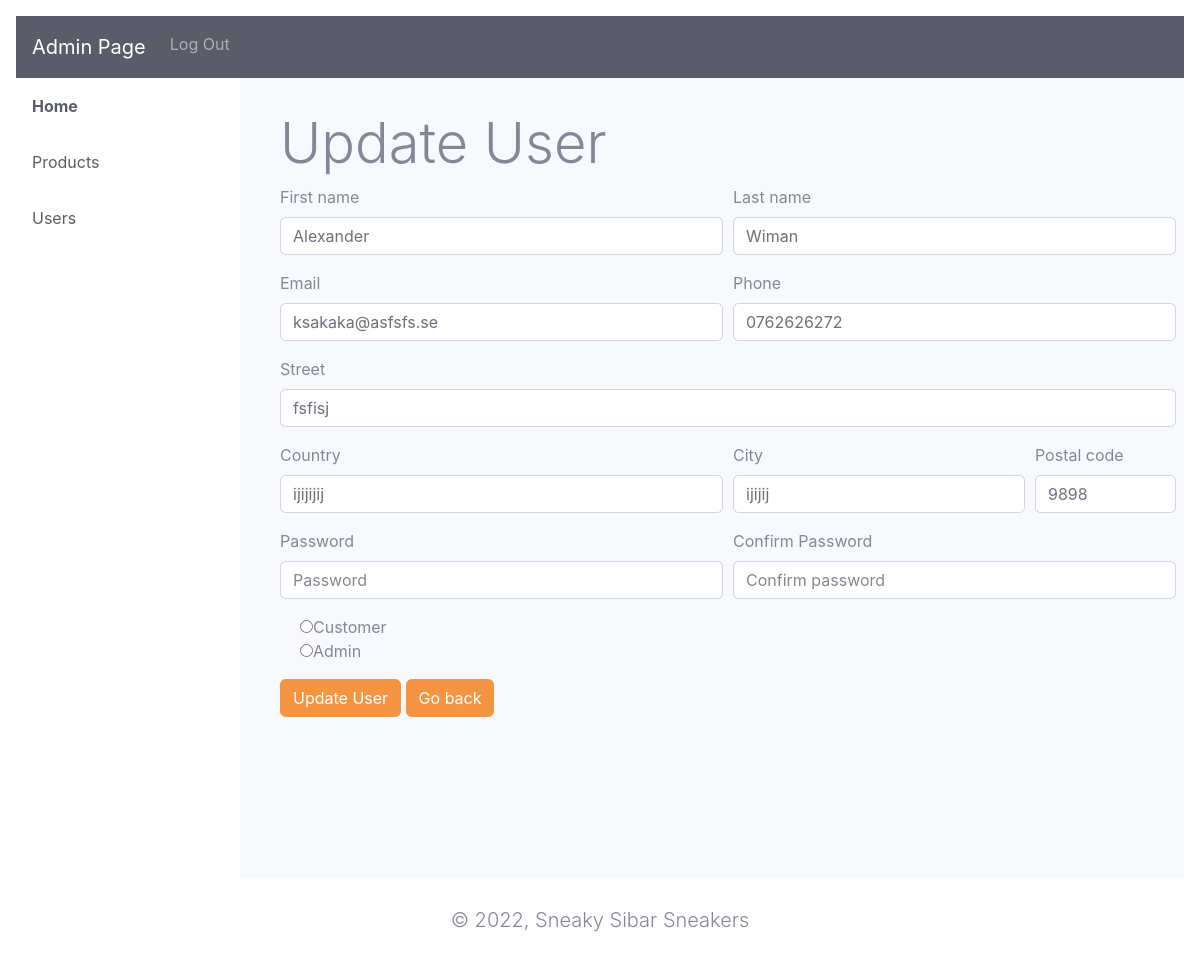
Screenshot of /admin/update-user.php?editUserId=2 with the database file from the repository.
### tables this page shows
CREATE TABLE `users` (
  `id` int(11) NOT NULL,
  `first_name` varchar(60) NOT NULL,
  `last_name` varchar(60) NOT NULL,
  `email` varchar(150) NOT NULL,
  `password` varchar(60) NOT NULL,
  `phone` varchar(60) NOT NULL,
  `street` varchar(255) NOT NULL,
  `postal_code` varchar(255) NOT NULL,
  `city` varchar(90) NOT NULL,
  `country` varchar(90) NOT NULL,
  `create_date` date NOT NULL,
  `points` varchar(50) DEFAULT NULL,
  `admin` varchar(9) NOT NULL
);

### public/admin/update-user.php (the view, shortened to what this page needs)
<?php
  require('../../src/dbconnect.php');
    $fetchOne = "SELECT * FROM users WHERE id = :id;";
    $stmt = $dbconnect->prepare($fetchOne);
    $stmt->bindParam(':id', $_GET["editUserId"]);
    $stmt->execute();
    $editUsers = $stmt->fetch();
  ?>
<!DOCTYPE html>
<html lang="en">
<head>
  <link rel="stylesheet" href="css/sb-admin-2.css"></head>
<body class="m-3">
<?php include "includes/admin_header.php"; ?>
    <div id="wrapper">
<?php include "includes/admin_sidebar.php"; ?>
<div id="content-wrapper" class="pt-3">
    <div class="container-fluid m-3 mt-3">
<h2 class="display-4">Update User</h2>
<form action="" method="POST">
<div class="form-row">
    <div class="form-group col-md-6">
      <label for="inputEmail4">First name</label>
      <input type="text" class="form-control" name="first_name" id="first-name" placeholder="First name" value="<?=htmlentities($editUsers['first_name'])?>">
    </div>
    <div class="form-group col-md-6">
      <label for="inputPassword4">Last name</label>
      <input type="text" name="last_name" class="form-control" id="last-Name" placeholder="Last name" value="<?=htmlentities($editUsers['last_name'])?>">
    </div>
  </div>
  <div class="form-row">
    <div class="form-group col-md-6">
      <label for="inputEmail4">Email</label>
      <input type="email" name="email" class="form-control" id="inputEmail4" placeholder="Email" value="<?=htmlentities($editUsers['email'])?>">
    </div>
    <div class="form-group col-md-6">
      <label for="inputPassword4">Phone</label>
      <input type="text" name="phone" class="form-control" id="phone" placeholder="Number" value="<?=htmlentities($editUsers['phone'])?>">
    </div>
  </div>
  <div class="form-group">
    <label for="inputAddress">Street</label>
    <input type="text" class="form-control" name="street" id="inputAddress" placeholder="1234 Main St" value="<?=htmlentities($editUsers['street'])?>">
  </div>
  <div class="form-row">
    <div class="form-group col-md-6">
      <label for="inputCity">Country</label>
      <input type="text" class="form-control" name="country" id="inputCountry" value="<?=htmlentities($editUsers['country'])?>">
    </div>
    <div class="form-group col-md-4">
      <label for="inputCity">City</label>
      <input type="text" class="form-control" name="city" id="inputCity" value="<?=htmlentities($editUsers['city'])?>">
    </div>
    <div class="form-group col-md-2">
      <label for="inputCity">Postal code</label>
      <input type="text" class="form-control" name="postal_code" id="inputPostal" value="<?=htmlentities($editUsers['postal_code'])?>">
    </div>
  </div>
  <div class="form-row">
    <div class="form-group col-md-6">
      <label for="inputEmail4">Password</label>
      <input type="password" name="password" class="form-control" id="inputPassword" placeholder="Password">
    </div>
    <div class="form-group col-md-6">
      <label for="inputPassword4">Confirm Password</label>
      <input type="password" class="form-control" name="confirmPassword" id="confirmPassword" placeholder="Confirm password">
    </div>
  </div>
  <div class="form-check mb-3">
    <input type="radio" name="admin" id="customer" value="0">Customer<br>
    <input type="radio" name="admin" id="admin" value="1">Admin<br>
  </div>
  <div class="form-group">
  <input type="submit" class="btn btn-primary" name="updateUserBtn" value="Update User">
  <a href="admin-users.php" class="btn btn-primary" role="button">Go back</a>
</div>
  </div>
</div>
</div>
</body>
</html>
<?php include "includes/admin_footer.php"; ?>

### rows the page displays
users: first_name "Alexander", last_name "Wiman", email "ksakaka@asfsfs.se", phone "0762626272", street "fsfisj", country "ijijijij", city "ijijij", postal_code "9898"
